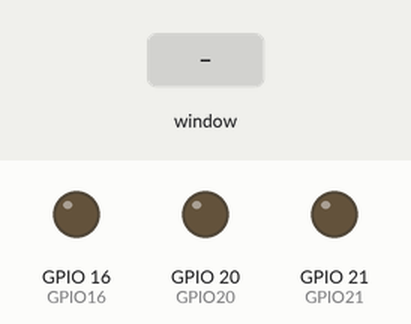
This program was run on a simulated Raspberry Pi (BCM pin numbers). Shown: output pins drawn as LEDs (lit = HIGH). Dashed ring = blinking. The test bench sets the inputs (shaded band). The desktop window is not drawn, its controls go by their first labels and the mouse button is held 0.15 s; the clock reads 2024-03-15 10:24:30 at power-on unless the program sets it.

Above: at 1.2 s.
1.3 s: control labelled "PARTY" in the window clicked
At 2.2 s:
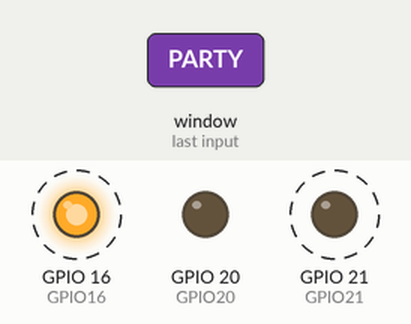
At 3.2 s:
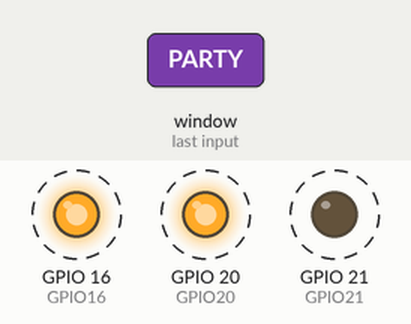
Timing chart, 0 to 11.8 s (numbered marks = the images above; inputs shaded):
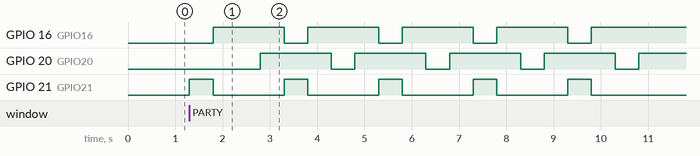

The program:

GUI.py
```python
import tkinter as tk
import RPi.GPIO as GPIO
import time
import tkinter.font

GPIO21=21
GPIO20=20
GPIO16=16

GPIO.setmode(GPIO.BCM)
GPIO.setup(GPIO21, GPIO.OUT)
GPIO.setup(GPIO20, GPIO.OUT)
GPIO.setup(GPIO16, GPIO.OUT)

master = tk.Tk()
master.title("GPIO Control")
master.geometry("600x400")


GPIO21_state = True
GPIO20_State = True
GPIO16_sTate = True

def blueButton():
	global GPIO21_state
	if GPIO21_state == True:
		GPIO.output(GPIO21, GPIO21_state)
		GPIO21_state = False
		ONlabel = tk.Label(master, text="Turned ON", fg="green")
		ONlabel.grid(row=0, column=1)
	else:
		GPIO.output(GPIO21, GPIO21_state)
		GPIO21_state = True
		ONlabel = tk.Label(master, text="Turned OFF", fg ="red")
		ONlabel.grid(row=0, column =1)

def redButton():
        global GPIO20_State
        if GPIO20_State == True:
                GPIO.output(GPIO20, GPIO20_State)
                GPIO20_State = False
                OFFlabel = tk.Label(master, text="Turned ON", fg="green")
                OFFlabel.grid(row=1, column=1)
        else:
                GPIO.output(GPIO20, GPIO20_State)
                GPIO20_State = True
                OFFlabel = tk.Label(master, text="Turned OFF", fg ="red")
                OFFlabel.grid(row=1, column =1)

def yellowButton():
        global GPIO16_sTate
        if GPIO16_sTate == True:
                GPIO.output(GPIO16, GPIO16_sTate)
                GPIO16_sTate = False
                Ylabel = tk.Label(master, text="Turned ON", fg="green")
                Ylabel.grid(row=2, column=1)
        else:
                GPIO.output(GPIO16, GPIO16_sTate)
                GPIO16_sTate = True
                Ylabel = tk.Label(master, text="Turned OFF", fg ="red")
                Ylabel.grid(row=2, column =1)


def partyButton():
        t_end = time.time() + 10
        while time.time() < t_end:
                GPIO.output(GPIO16, False)
                GPIO.output(GPIO21,True)
                time.sleep(0.5)
                GPIO.output(GPIO16, True)
                GPIO.output(GPIO21,False)
                time.sleep(0.5)
                GPIO.output(GPIO20,False)
                time.sleep(0.5)
                GPIO.output(GPIO20, True)
                time.sleep(0.5)


def restartButton():

        GPIO.output(GPIO16, False)
        GPIO.output(GPIO21, False)
        GPIO.output(GPIO20, False)


myFont = tk.font.Font(family = "Helvetica", size = 20, weight = "bold")

ONbutton = tk.Button(master, text="BLUE led", font = myFont, bg="blue", command= blueButton)
ONbutton.grid(row=0, column=0)

OFFbutton = tk.Button(master, text="RED led", font = myFont, bg = "red", command=redButton)
OFFbutton.grid(row=1, column=0)

Ybutton = tk.Button(master, text="YELLOW led", font = myFont, bg = "yellow", command=yellowButton)
Ybutton.grid(row=2, column=0)

partyButton = tk.Button(master, text="PARTY", font = myFont, bg = "pink", command=partyButton)
partyButton.grid(row=3, column=0)

restartButton = tk.Button(master, text="RESTART", font = myFont, bg = "white", command=restartButton)
restartButton.grid(row=4, column=0)

Exitbutton = tk.Button(master, text="EXIT", font = myFont, bg="grey", command=master.destroy)
Exitbutton.grid(row=6, column=0)

master.mainloop()
```

Measured:
- after the input at 1.3 s, GPIO 16 (GPIO16): alternates HIGH for 1.5 s and LOW for 0.50 s, starting after 0.50 s; GPIO 20 (GPIO20): alternates HIGH for 1.5 s and LOW for 0.50 s, starting after 1.5 s; GPIO 21 (GPIO21): alternates HIGH for 0.50 s and LOW for 1.5 s, starting at once
